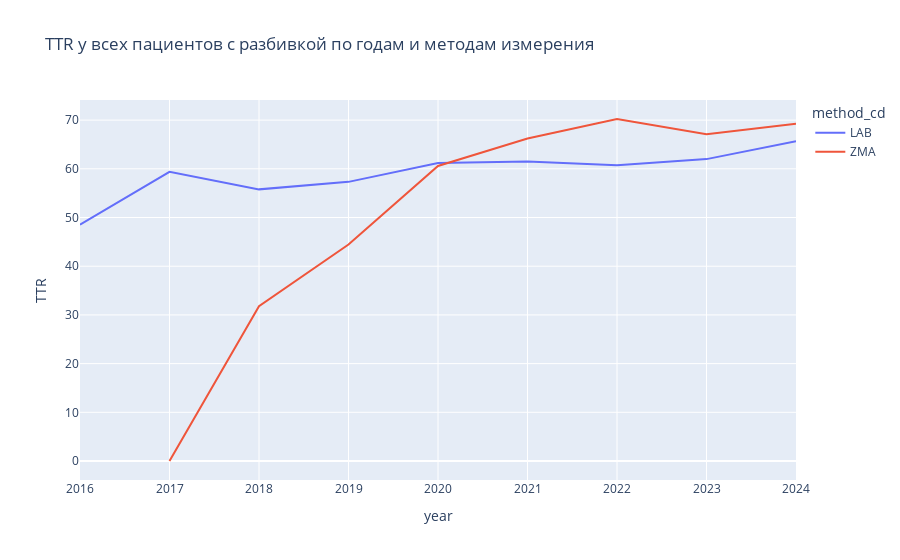

The notebook cell this image was saved under:
### Markdown cell above
**Построим график TTR по годам и методам измерения:**

### Code cell
fig = px.line(rosental, y = "TTR", color = "method_cd",x = "year", title='TTR у всех пациентов с разбивкой по годам и методам измерения')
fig.show()

### Figure 1 — Plotly figure (JSON) as saved in the notebook; plotly's stock layout.template omitted (floating-point values rounded to 4 significant figures)
{"data": [{"hovertemplate": "method_cd=LAB<br>year=%{x}<br>TTR=%{y}<extra></extra>", "legendgroup": "LAB", "line": {"color": "#636efa", "dash": "solid"}, "marker": {"symbol": "circle"}, "mode": "lines", "name": "LAB", "orientation": "v", "showlegend": true, "type": "scatter", "x": [2016, 2017, 2018, 2019, 2020, 2021, 2022, 2023, 2024], "xaxis": "x", "y": [48.51, 59.38, 55.78, 57.32, 61.17, 61.49, 60.71, 61.99, 65.68], "yaxis": "y"}, {"hovertemplate": "method_cd=ZMA<br>year=%{x}<br>TTR=%{y}<extra></extra>", "legendgroup": "ZMA", "line": {"color": "#EF553B", "dash": "solid"}, "marker": {"symbol": "circle"}, "mode": "lines", "name": "ZMA", "orientation": "v", "showlegend": true, "type": "scatter", "x": [2017, 2018, 2019, 2020, 2021, 2022, 2023, 2024], "xaxis": "x", "y": [0, 31.78, 44.47, 60.59, 66.21, 70.23, 67.09, 69.23], "yaxis": "y"}], "layout": {"legend": {"title": {"text": "method_cd"}, "tracegroupgap": 0}, "title": {"text": "TTR у всех пациентов с разбивкой по годам и методам измерения"}, "xaxis": {"anchor": "y", "domain": [0, 1], "title": {"text": "year"}}, "yaxis": {"anchor": "x", "domain": [0, 1], "title": {"text": "TTR"}}}}
